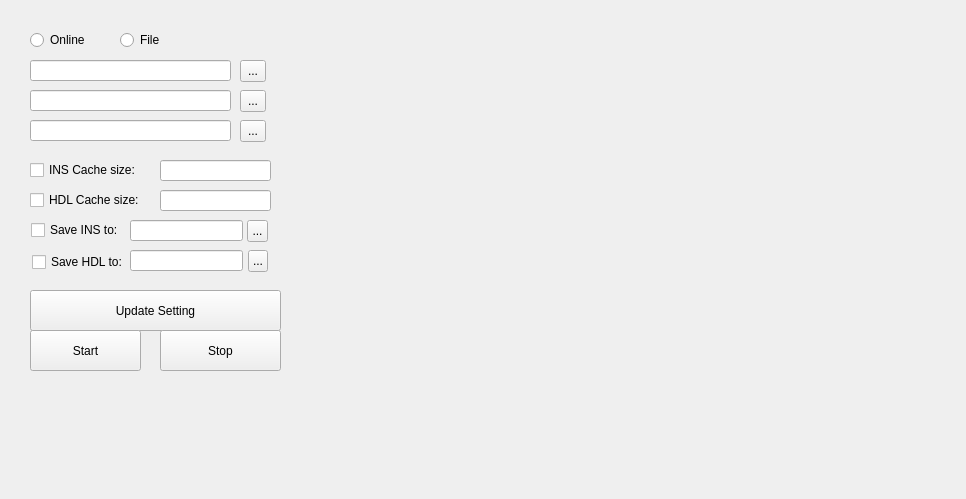
<?xml version="1.0" encoding="UTF-8"?>
<ui version="4.0">
 <class>SLAMViewer</class>
 <widget class="QMainWindow" name="SLAMViewer">
  <property name="geometry">
   <rect>
    <x>0</x>
    <y>0</y>
    <width>966</width>
    <height>499</height>
   </rect>
  </property>
  <property name="minimumSize">
   <size>
    <width>0</width>
    <height>0</height>
   </size>
  </property>
  <property name="maximumSize">
   <size>
    <width>5000</width>
    <height>5000</height>
   </size>
  </property>
  <property name="windowTitle">
   <string>SLAMViewer</string>
  </property>
  <widget class="QWidget" name="centralwidget">
   <widget class="QVTKWidget" name="qvtkWidget" native="true">
    <property name="geometry">
     <rect>
      <x>300</x>
      <y>10</y>
      <width>640</width>
      <height>480</height>
     </rect>
    </property>
   </widget>
   <widget class="QPushButton" name="btnUpdateSetting">
    <property name="geometry">
     <rect>
      <x>30</x>
      <y>290</y>
      <width>251</width>
      <height>41</height>
     </rect>
    </property>
    <property name="text">
     <string>Update Setting</string>
    </property>
   </widget>
   <widget class="QRadioButton" name="rbnOnline">
    <property name="geometry">
     <rect>
      <x>30</x>
      <y>30</y>
      <width>81</width>
      <height>20</height>
     </rect>
    </property>
    <property name="text">
     <string>Online</string>
    </property>
   </widget>
   <widget class="QRadioButton" name="rbnFile">
    <property name="geometry">
     <rect>
      <x>120</x>
      <y>30</y>
      <width>81</width>
      <height>20</height>
     </rect>
    </property>
    <property name="text">
     <string>File</string>
    </property>
   </widget>
   <widget class="QLabel" name="lblPcapFile">
    <property name="geometry">
     <rect>
      <x>120</x>
      <y>64</y>
      <width>59</width>
      <height>20</height>
     </rect>
    </property>
    <property name="text">
     <string/>
    </property>
   </widget>
   <widget class="QCheckBox" name="cbxINSSize">
    <property name="geometry">
     <rect>
      <x>30</x>
      <y>160</y>
      <width>121</width>
      <height>20</height>
     </rect>
    </property>
    <property name="text">
     <string>INS Cache size:</string>
    </property>
   </widget>
   <widget class="QLineEdit" name="edtINSSize">
    <property name="geometry">
     <rect>
      <x>160</x>
      <y>160</y>
      <width>111</width>
      <height>21</height>
     </rect>
    </property>
   </widget>
   <widget class="QToolButton" name="btnChoosePcapFile">
    <property name="geometry">
     <rect>
      <x>240</x>
      <y>60</y>
      <width>26</width>
      <height>22</height>
     </rect>
    </property>
    <property name="text">
     <string>...</string>
    </property>
   </widget>
   <widget class="QLineEdit" name="edtPcapFile">
    <property name="geometry">
     <rect>
      <x>30</x>
      <y>60</y>
      <width>201</width>
      <height>21</height>
     </rect>
    </property>
    <property name="text">
     <string extracomment="Choose .pcap file"/>
    </property>
   </widget>
   <widget class="QCheckBox" name="cbxHDLSize">
    <property name="geometry">
     <rect>
      <x>30</x>
      <y>190</y>
      <width>131</width>
      <height>20</height>
     </rect>
    </property>
    <property name="text">
     <string>HDL Cache size:</string>
    </property>
   </widget>
   <widget class="QLineEdit" name="edtHDLCache">
    <property name="geometry">
     <rect>
      <x>160</x>
      <y>190</y>
      <width>111</width>
      <height>21</height>
     </rect>
    </property>
   </widget>
   <widget class="QCheckBox" name="cbxSaveINS">
    <property name="geometry">
     <rect>
      <x>31</x>
      <y>220</y>
      <width>101</width>
      <height>20</height>
     </rect>
    </property>
    <property name="text">
     <string>Save INS to:</string>
    </property>
   </widget>
   <widget class="QLineEdit" name="edtSaveINS">
    <property name="geometry">
     <rect>
      <x>130</x>
      <y>220</y>
      <width>113</width>
      <height>21</height>
     </rect>
    </property>
   </widget>
   <widget class="QToolButton" name="btnSaveINSTo">
    <property name="geometry">
     <rect>
      <x>247</x>
      <y>220</y>
      <width>21</width>
      <height>22</height>
     </rect>
    </property>
    <property name="text">
     <string>...</string>
    </property>
   </widget>
   <widget class="QCheckBox" name="cbxSaveHDL">
    <property name="geometry">
     <rect>
      <x>32</x>
      <y>252</y>
      <width>101</width>
      <height>20</height>
     </rect>
    </property>
    <property name="text">
     <string>Save HDL to:</string>
    </property>
   </widget>
   <widget class="QLineEdit" name="edtSaveHDL">
    <property name="geometry">
     <rect>
      <x>130</x>
      <y>250</y>
      <width>113</width>
      <height>21</height>
     </rect>
    </property>
   </widget>
   <widget class="QToolButton" name="btnSaveHDLTo">
    <property name="geometry">
     <rect>
      <x>248</x>
      <y>250</y>
      <width>20</width>
      <height>22</height>
     </rect>
    </property>
    <property name="text">
     <string>...</string>
    </property>
   </widget>
   <widget class="QLineEdit" name="edtCalibFile">
    <property name="geometry">
     <rect>
      <x>30</x>
      <y>120</y>
      <width>201</width>
      <height>21</height>
     </rect>
    </property>
   </widget>
   <widget class="QToolButton" name="btnChooseCalibFile">
    <property name="geometry">
     <rect>
      <x>240</x>
      <y>120</y>
      <width>26</width>
      <height>22</height>
     </rect>
    </property>
    <property name="text">
     <string>...</string>
    </property>
   </widget>
   <widget class="QToolButton" name="btnChooseINSFile">
    <property name="geometry">
     <rect>
      <x>240</x>
      <y>90</y>
      <width>26</width>
      <height>22</height>
     </rect>
    </property>
    <property name="text">
     <string>...</string>
    </property>
   </widget>
   <widget class="QLineEdit" name="edtINSFile">
    <property name="geometry">
     <rect>
      <x>30</x>
      <y>90</y>
      <width>201</width>
      <height>21</height>
     </rect>
    </property>
   </widget>
   <widget class="QPushButton" name="btnStop">
    <property name="geometry">
     <rect>
      <x>160</x>
      <y>330</y>
      <width>121</width>
      <height>41</height>
     </rect>
    </property>
    <property name="text">
     <string>Stop</string>
    </property>
   </widget>
   <widget class="QPushButton" name="btnStart">
    <property name="geometry">
     <rect>
      <x>30</x>
      <y>330</y>
      <width>111</width>
      <height>41</height>
     </rect>
    </property>
    <property name="text">
     <string>Start</string>
    </property>
   </widget>
  </widget>
 </widget>
 <customwidgets>
  <customwidget>
   <class>QVTKWidget</class>
   <extends>QWidget</extends>
   <header>QVTKWidget.h</header>
  </customwidget>
 </customwidgets>
 <resources/>
 <connections/>
</ui>
